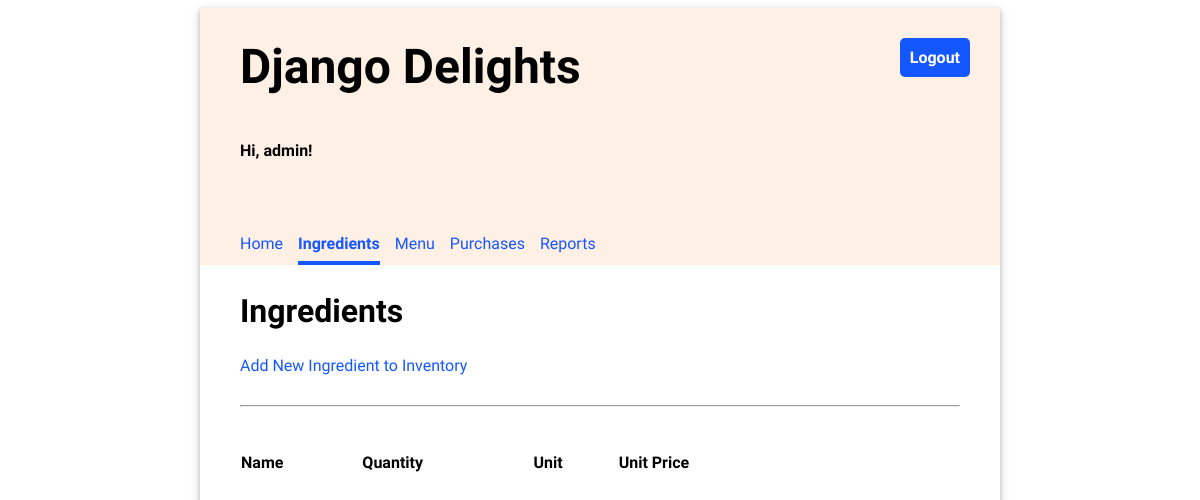
Page /ingredients/ (signed in) on the earlier database version.
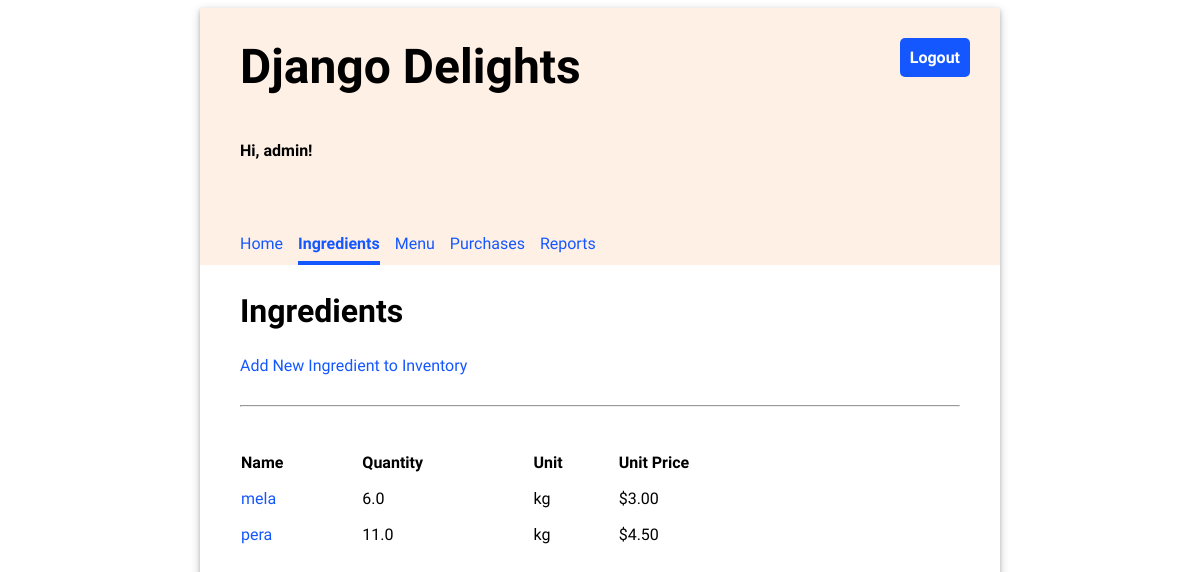
Same page on the later database version.
### inventory/models.py (models this page shows, shortened)
class Ingredient(models.Model):
    name = models.CharField(max_length=100, unique=True)
    quantity = models.FloatField(default=0)
    unit = models.CharField(max_length=20)  # e.g., kg, liters, pieces
    price_per_unit = models.FloatField(default=0)

### inventory/views.py (the view)
# urls.py: path('ingredients/', views.IngredientsView.as_view(), name="ingredients"),
class IngredientsView(LoginRequiredMixin, ListView):
    template_name = "inventory/ingredients_list.html"
    model = Ingredient

### inventory/templates/inventory/ingredients_list.html (shortened to what this page needs)
{% extends 'base.html' %}
{% load static %}
{% block content %}
    <h2>Ingredients</h2>
    <a href="{% url 'add_ingredient' %} ">Add New Ingredient to Inventory</a>
    <hr/>
    <table class="inventory-table">
        <thead>
            <tr>
                <th>Name</th>
                <th>Quantity</th>
                <th>Unit</th>
                <th>Unit Price</th>
            </tr>
        </thead>
        <tbody>
        {% for ingredient in object_list %}
            <tr>
                <td>
                    <a href="{% url "update_ingredient" ingredient.id %}">{{ ingredient.name }}</a>
                </td>
                <td>{{ ingredient.quantity }}</td>
                <td>{{ ingredient.unit }}</td>
                <td class="price">${{ ingredient.price_per_unit|stringformat:".2f" }}</td>
            </tr>
        {% endfor %}
        </tbody>
    </table>
{% endblock %}

Differences in the rows shown:
added Ingredient: name "mela", quantity "6.0", unit "kg", price_per_unit "3.00"
added Ingredient: name "pera", quantity "11.0", unit "kg", price_per_unit "4.50"
